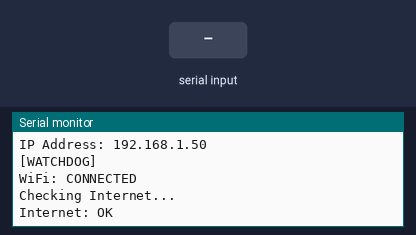
Recording of a program running on a simulated ESP32. Shown: the last lines printed to the serial monitor. Inputs (shaded band) come from the test bench. WiFi joins after 1.5 s; servers stay silent unless stated.

Above: at 3.1 s.
3.2 s: "fail\n" received over Serial
At 4.0 s:
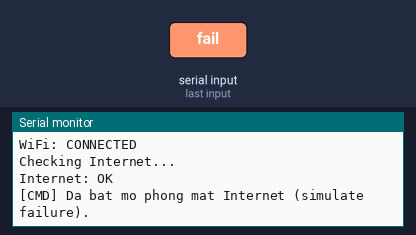
4.7 s: "ok\n" received over Serial
At 5.3 s:
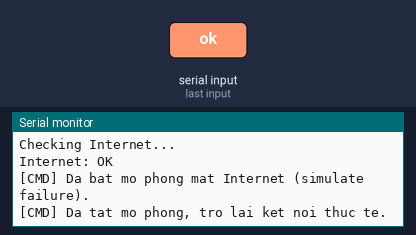

Measured:
- after the input at 3.2 s, the serial monitor: prints a new line at once (image 1)
- after the input at 4.7 s, the serial monitor: prints a new line at once (image 2)

The program:

main.cpp
```cpp
#include <Arduino.h>
#include <WiFi.h>

/*
 * BÀI 6: WATCHDOG WIFI + KIỂM TRA INTERNET
 * Tác giả: Đoàn Tuấn Tú
 *
 * Mục tiêu:
 * - Kiểm tra kết nối Internet thực sự (không chỉ trạng thái WiFi).
 * - Sử dụng WiFiClient để kiểm tra kết nối TCP đến server công cộng (google.com hoặc 8.8.8.8).
 * - Đếm số lần thất bại liên tiếp: nếu lỗi 3 lần liên tiếp, khởi động lại ESP32 bằng ESP.restart().
 * - Có chế độ DEMO_MODE để dễ dàng kiểm tra trên Wokwi (chu kỳ 15 giây thay vì 5 phút).
 * - Hỗ trợ nhập 'fail' trên Serial để mô phỏng lỗi rớt mạng kiểm tra tính năng restart sau 3 lần.
 */

#define DEMO_MODE true

const char* ssid = "Wokwi-GUEST";
const char* password = "";

// Cấu hình máy chủ kiểm tra Internet
const char* testHost = "www.google.com";
const uint16_t testPort = 80;

#if DEMO_MODE
  const unsigned long checkIntervalMs = 15000; // 15 giây trong chế độ Demo
#else
  const unsigned long checkIntervalMs = 300000; // 5 phút trong chế độ thực tế
#endif

int failureCount = 0;
const int MAX_FAILURES = 3;
unsigned long lastCheckMs = 0;
bool simulateFailure = false; // Cờ mô phỏng lỗi kiểm tra qua Serial

bool checkInternetConnection() {
  if (simulateFailure) {
    Serial.println("[SIMULATION] Dang mo phong mat ket noi Internet!");
    return false;
  }

  // Nếu WiFi chưa kết nối thì chắc chắn không có Internet
  if (WiFi.status() != WL_CONNECTED) {
    return false;
  }

  WiFiClient client;
  client.setTimeout(3000); // 3 giây timeout

  // Thử kết nối TCP đến testHost port 80
  if (client.connect(testHost, testPort)) {
    client.stop();
    return true;
  }

  // Dự phòng kiểm tra 8.8.8.8 port 53 (DNS port)
  if (client.connect(IPAddress(8, 8, 8, 8), 53)) {
    client.stop();
    return true;
  }

  return false;
}

void performWatchdogCheck() {
  Serial.println();
  Serial.println("[WATCHDOG]");

  bool wifiOk = (WiFi.status() == WL_CONNECTED);
  Serial.print("WiFi: ");
  Serial.println(wifiOk ? "CONNECTED" : "DISCONNECTED");

  Serial.println("Checking Internet...");

  bool internetOk = checkInternetConnection();

  if (internetOk) {
    Serial.println("Internet: OK");
    failureCount = 0; // Reset số lần lỗi nếu kết nối thành công
  } else {
    failureCount++;
    Serial.println("Internet check failed!");
    Serial.print("Failure count: ");
    Serial.print(failureCount);
    Serial.print("/");
    Serial.println(MAX_FAILURES);

    if (failureCount >= MAX_FAILURES) {
      Serial.println("================================");
      Serial.println(" INTERNET FAILED 3 TIMES        ");
      Serial.println(" RESTARTING ESP32...            ");
      Serial.println("================================");
      delay(1000);
      ESP.restart();
    }
  }
}

void setup() {
  Serial.begin(115200);
  delay(200);

  Serial.println();
  Serial.println("==========================================");
  Serial.println("   ESP32 - WIFI & INTERNET WATCHDOG       ");
  Serial.println("==========================================");
#if DEMO_MODE
  Serial.println("Mode: DEMO_MODE (Interval: 15s)");
#else
  Serial.println("Mode: REAL_MODE (Interval: 5 minutes)");
#endif
  Serial.println("Hint: Nhap 'fail' tren Serial de mo phong mat Internet.");
  Serial.println("      Nhap 'ok' de khoi phuc lai ket noi binh thuong.");
  Serial.println("==========================================");

  WiFi.mode(WIFI_STA);
  WiFi.setAutoReconnect(true);
  WiFi.begin(ssid, password);

  Serial.print("Connecting to WiFi: ");
  Serial.println(ssid);

  unsigned long startAttempt = millis();
  while (WiFi.status() != WL_CONNECTED && millis() - startAttempt < 10000) {
    delay(500);
    Serial.print('.');
  }

  if (WiFi.status() == WL_CONNECTED) {
    Serial.println("\nWiFi connected successfully!");
    Serial.print("IP Address: ");
    Serial.println(WiFi.localIP());
  } else {
    Serial.println("\nWiFi connection failed! Will check in watchdog loop.");
  }

  // Thực hiện kiểm tra lần đầu ngay sau khi setup
  performWatchdogCheck();
  lastCheckMs = millis();
}

void loop() {
  unsigned long now = millis();

  // Nhận lệnh tương tác qua Serial
  if (Serial.available()) {
    String cmd = Serial.readStringUntil('\n');
    cmd.trim();
    if (cmd.equalsIgnoreCase("fail")) {
      simulateFailure = true;
      Serial.println("[CMD] Da bat mo phong mat Internet (simulate failure).");
    } else if (cmd.equalsIgnoreCase("ok")) {
      simulateFailure = false;
      Serial.println("[CMD] Da tat mo phong, tro lai ket noi thuc te.");
    }
  }

  // Định kỳ kiểm tra Internet theo interval đã đặt
  if (now - lastCheckMs >= checkIntervalMs) {
    lastCheckMs = now;
    performWatchdogCheck();
  }

  delay(10);
}
```
